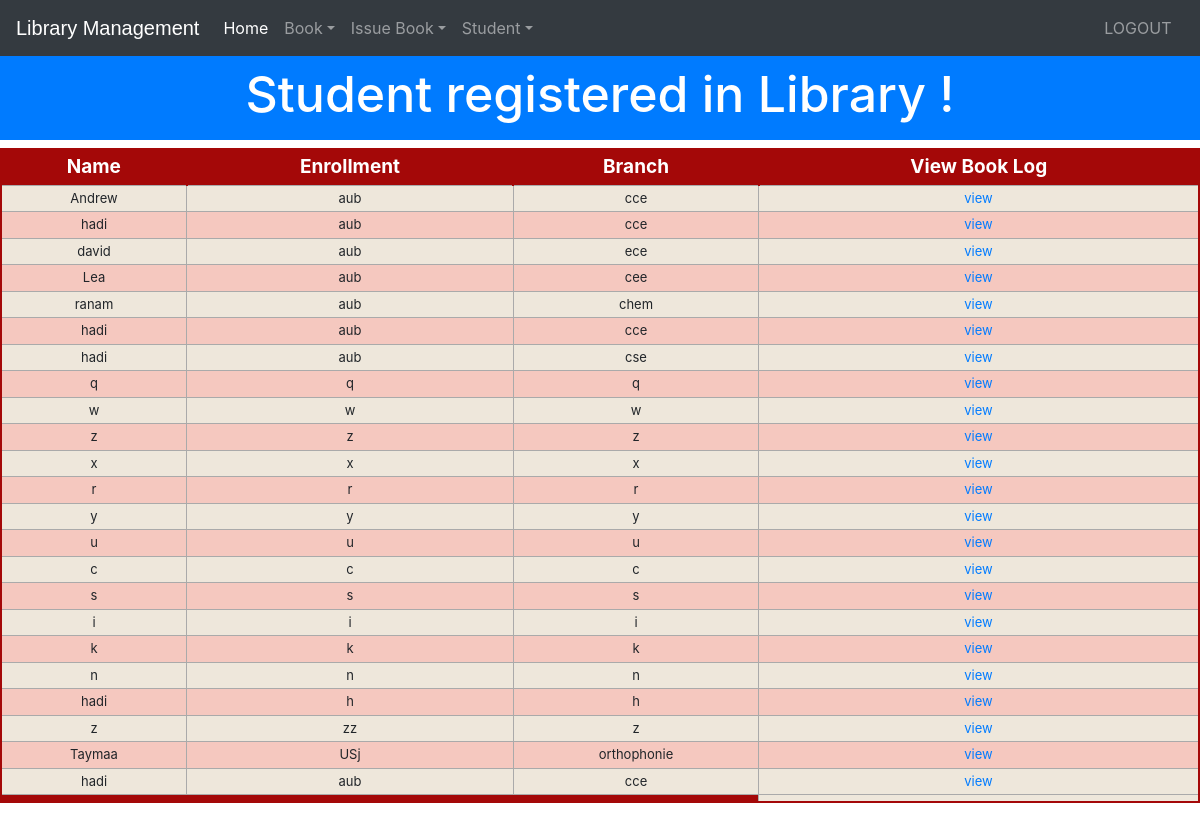
Page /viewstudent (signed in) on the earlier database version.
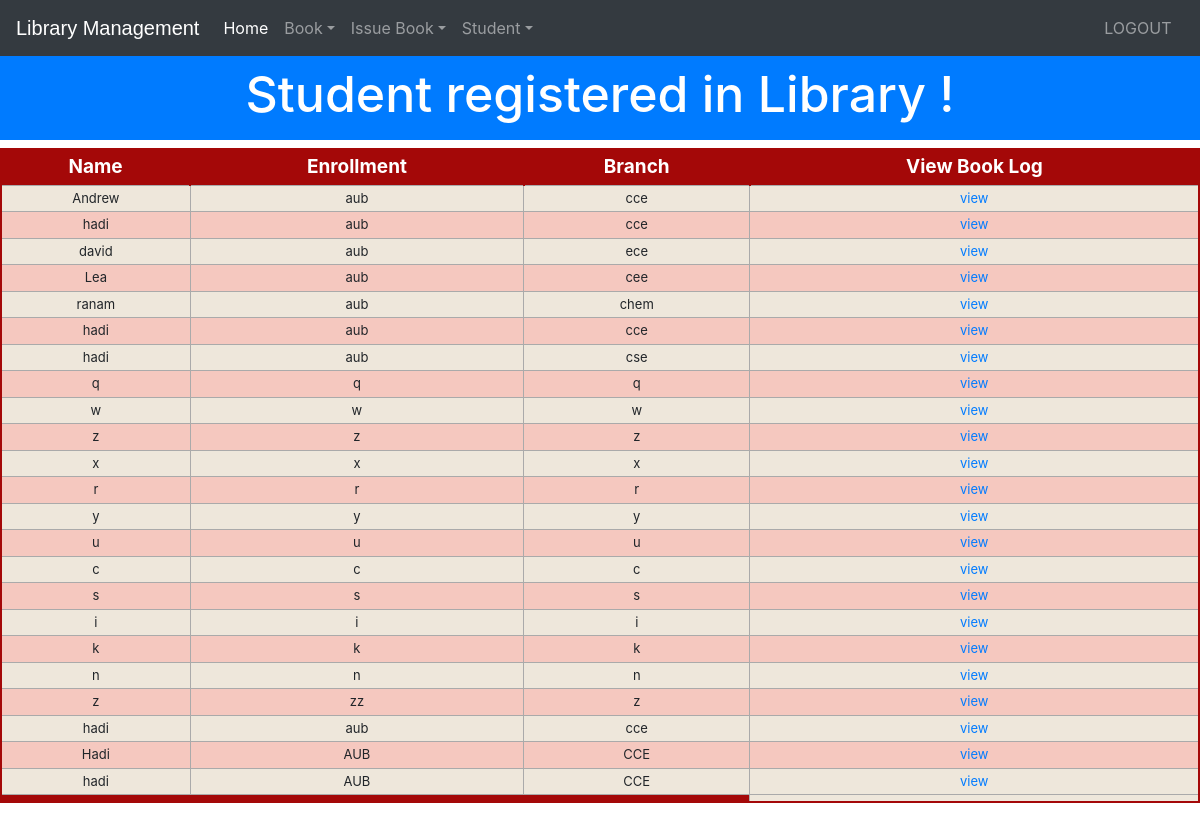
Same page on the later database version.
### library/models.py (models this page shows, shortened)
class StudentExtra(models.Model):
    user=models.OneToOneField(User,on_delete=models.CASCADE)
    enrollment = models.CharField(max_length=40)
    branch = models.CharField(max_length=40)
    @property
    def get_name(self):
        return self.user.first_name

### library/views.py (the view)
# urls.py: path('viewstudent', views.viewstudent_view),
@login_required(login_url='adminlogin')
@user_passes_test(is_admin)
def viewstudent_view(request):
    students=models.StudentExtra.objects.all()
    return render(request,'library/viewstudent.html',{'students':students})

### library/views.py (called while the page is built)
def is_admin(user):
    return user.groups.filter(name='ADMIN').exists()

### templates/library/viewstudent.html (shortened to what this page needs)
<!DOCTYPE html>
<html lang="en" dir="ltr">
  <head>
  </head>
  <body>
    {% include "library/navbaradmin.html" %}
    <br>
    <br>
    <h3 class="p-3 mb-2 bg-primary text-white" style = 'font-size: 50px;text-align:center;'>Student registered in Library !</h3>
    {% if students%}
<table class="redTable">
<thead>
<tr>
<th>Name</th>
<th>Enrollment</th>
<th>Branch</th>
<th>View Book Log</th>
</tr>
</thead>
<tfoot>
<tr>
<td colspan="3">
</td>
</tr>
</tfoot>
<tbody>
  {% for s in students %}
    <tr>
      <td>{{s.get_name}}</td>
      <td>{{s.enrollment}}</td>
      <td>{{s.branch}}</td>
      <td><a href="{% url 'userbooklog' s.user.username %}">view</a></td>
    </tr>
  {% endfor %}
</tbody>
</table>
{%else%}
<h1> No Student Registered in Library</h1>
{%endif%}
<br><br><br><br><br><br>
<br><br><br>
  </body>
</html>

### templates/library/navbaradmin.html (shortened to what this page needs)
<!DOCTYPE html>
{% load static %}
<html lang="en">
<head>
<link rel="stylesheet" href="https://stackpath.bootstrapcdn.com/bootstrap/4.3.1/css/bootstrap.min.css">
<link rel="stylesheet" href="https://maxcdn.bootstrapcdn.com/font-awesome/4.7.0/css/font-awesome.min.css">
</head>
<body>
<div class="bs-example">
    <nav class="navbar navbar-expand-md bg-dark navbar-dark fixed-top">
        <a href="/" class="navbar-brand">Library Management</a>
        <div class="collapse navbar-collapse justify-content-between" id="navbarCollapse">
            <div class="navbar-nav">
                <a href="/" class="nav-item nav-link active">Home</a>
                <div class="nav-item dropdown">
                  <a href="#" class="nav-link dropdown-toggle" data-toggle="dropdown">Book</a>
                </div>
                <div class="nav-item dropdown">
                  <a href="#" class="nav-link dropdown-toggle" data-toggle="dropdown">Issue Book</a>
                </div>
                <div class="nav-item dropdown">
                  <a href="#" class="nav-link dropdown-toggle" data-toggle="dropdown">Student</a>
                </div>
            </div>
            <div class="navbar-nav">
                <a href="/logout" class="nav-item nav-link">LOGOUT</a> &nbsp
            </div>
        </div>
    </nav>
</div>
</body>
</html>

### templates/library/viewstudent.html (style rules this page uses)
table.redTable { border: 2px solid #A40808; background-color: #EEE7DB; width: 100%; text-align: center; border-collapse: collapse; }
table.redTable td, table.redTable th { border: 1px solid #AAAAAA; padding: 3px 2px; }
table.redTable tbody td { font-size: 13px; }
table.redTable tr:nth-child(even) { background: #F5C8BF; }
table.redTable thead { background: #A40808; }
table.redTable thead th { font-size: 19px; font-weight: bold; color: #FFFFFF; text-align: center; border-left: 2px solid #A40808; }
table.redTable thead th:first-child { border-left: none; }
table.redTable tfoot { font-size: 13px; font-weight: bold; color: #FFFFFF; background: #A40808; }
table.redTable tfoot td { font-size: 13px; }

### templates/library/navbaradmin.html (style rules this page uses)
.bs-example { margin: 0px; }
.navbar-brand { font-size: 20px; font-family: sans-serif; }

Differences in the rows shown:
removed StudentExtra: get_name "hadi", enrollment "h", branch "h"
removed StudentExtra: get_name "Taymaa", enrollment "USj", branch "orthophonie"
added StudentExtra: get_name "Hadi", enrollment "AUB", branch "CCE"
added StudentExtra: get_name "hadi", enrollment "AUB", branch "CCE"
